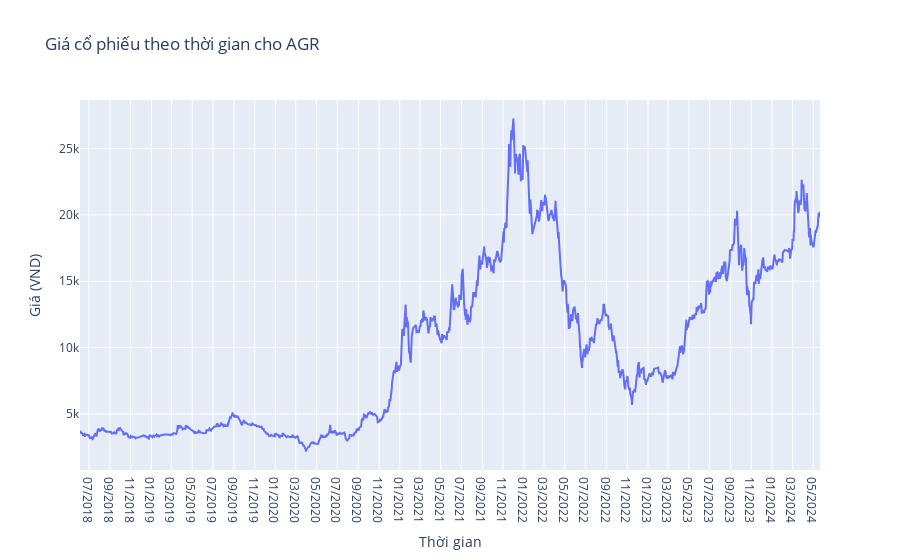
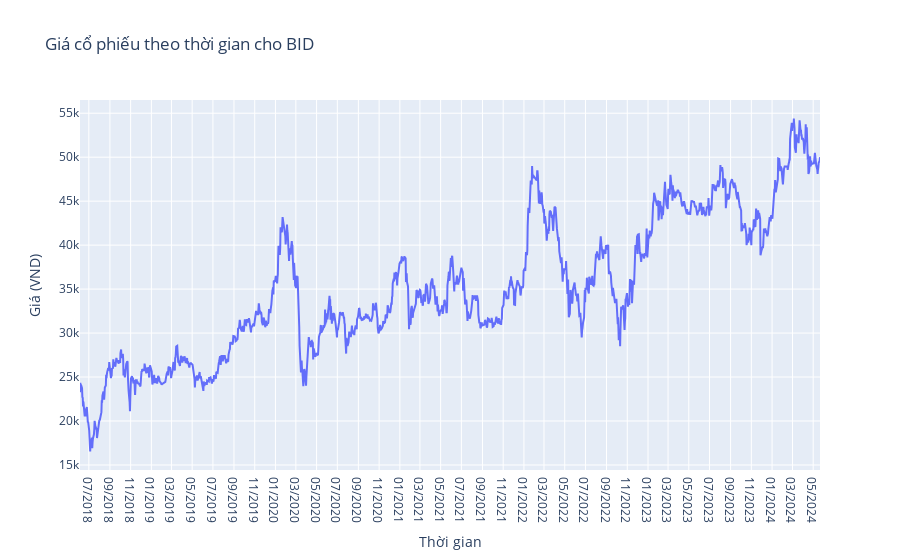
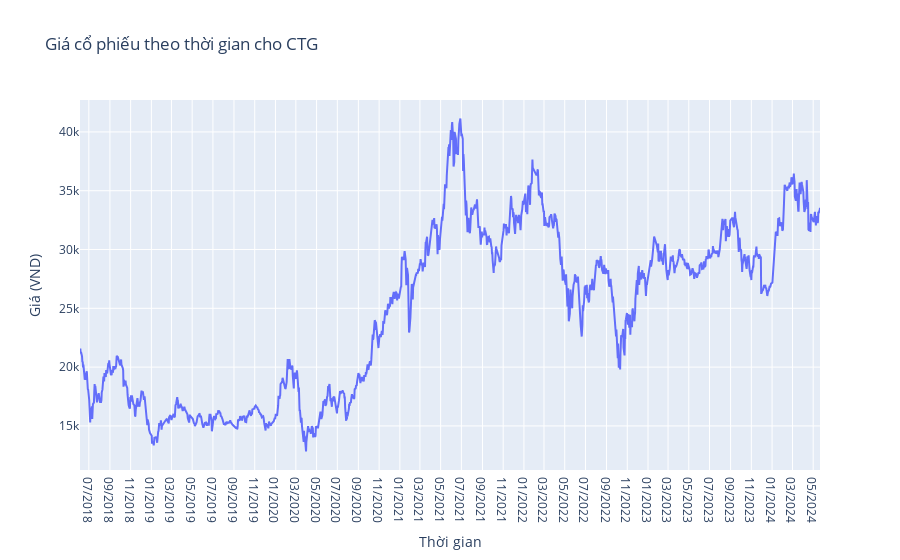
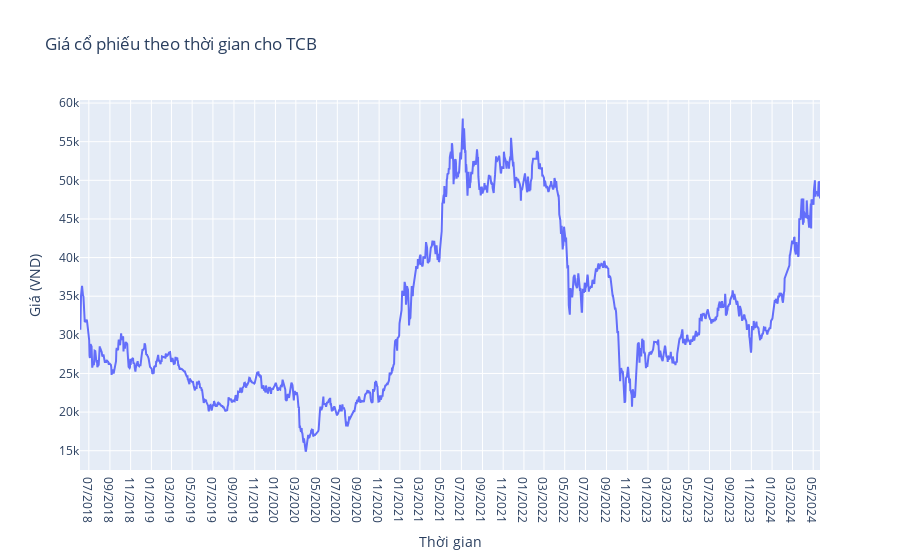

The notebook cell these images were saved under, in order:
### Code cell
# Lấy danh sách các mã cổ phiếu duy nhất trong dữ liệu
unique_stock_codes = data['XSTC'].unique()

# Vẽ biểu đồ cho từng mã cổ phiếu
for code in unique_stock_codes:
    plot_price_over_time_for_stock(data, code)

### Figure 1 — Plotly figure (JSON) as saved in the notebook; plotly's stock layout.template omitted (floating-point values rounded to 4 significant figures; data arrays with more than 128 entries replaced by an {"elided": "..."} marker saying what was removed)
{"data": [{"mode": "lines", "name": "AGR", "type": "scatter", "x": {"elided": "1490 str values"}, "y": {"elided": "1490 float values"}}], "layout": {"legend": {"title": {"text": "Legend"}}, "title": {"text": "Giá cổ phiếu theo thời gian cho AGR"}, "xaxis": {"dtick": "M2", "tickformat": "%m/%Y", "title": {"text": "Thời gian"}}, "yaxis": {"title": {"text": "Giá (VND)"}}}}

### Figure 2 — Plotly figure (JSON) as saved in the notebook; plotly's stock layout.template omitted (floating-point values rounded to 4 significant figures; data arrays with more than 128 entries replaced by an {"elided": "..."} marker saying what was removed)
{"data": [{"mode": "lines", "name": "BID", "type": "scatter", "x": {"elided": "1490 str values"}, "y": {"elided": "1490 float values"}}], "layout": {"legend": {"title": {"text": "Legend"}}, "title": {"text": "Giá cổ phiếu theo thời gian cho BID"}, "xaxis": {"dtick": "M2", "tickformat": "%m/%Y", "title": {"text": "Thời gian"}}, "yaxis": {"title": {"text": "Giá (VND)"}}}}

### Figure 3 — Plotly figure (JSON) as saved in the notebook; plotly's stock layout.template omitted (floating-point values rounded to 4 significant figures; data arrays with more than 128 entries replaced by an {"elided": "..."} marker saying what was removed)
{"data": [{"mode": "lines", "name": "CTG", "type": "scatter", "x": {"elided": "1490 str values"}, "y": {"elided": "1490 float values"}}], "layout": {"legend": {"title": {"text": "Legend"}}, "title": {"text": "Giá cổ phiếu theo thời gian cho CTG"}, "xaxis": {"dtick": "M2", "tickformat": "%m/%Y", "title": {"text": "Thời gian"}}, "yaxis": {"title": {"text": "Giá (VND)"}}}}

### Figure 4 — Plotly figure (JSON) as saved in the notebook; plotly's stock layout.template omitted (floating-point values rounded to 4 significant figures; data arrays with more than 128 entries replaced by an {"elided": "..."} marker saying what was removed)
{"data": [{"mode": "lines", "name": "TCB", "type": "scatter", "x": {"elided": "1490 str values"}, "y": {"elided": "1490 int values"}}], "layout": {"legend": {"title": {"text": "Legend"}}, "title": {"text": "Giá cổ phiếu theo thời gian cho TCB"}, "xaxis": {"dtick": "M2", "tickformat": "%m/%Y", "title": {"text": "Thời gian"}}, "yaxis": {"title": {"text": "Giá (VND)"}}}}
